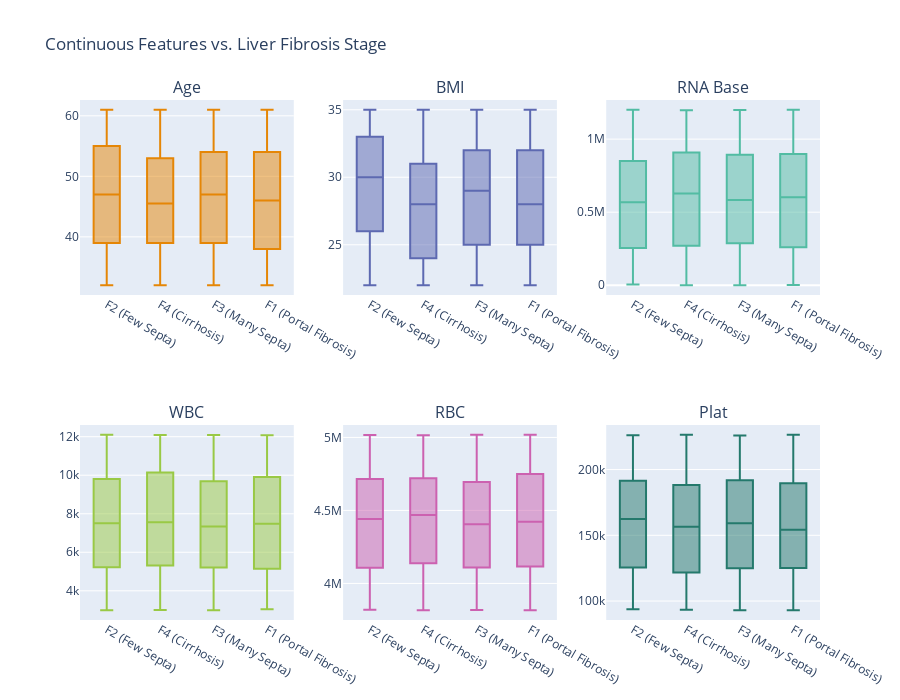

Source (notebook cell):
### Markdown cell above
### Symptom Prevalence

Each symptom is present in roughly half the patients (~700 out of 1385).
Because no single symptom stands out, they are likely **weak individual predictors**. They don't create clear subgroups within the data.

### Code cell
continuous_features = ['Age', 'BMI', 'RNA Base', 'WBC', 'RBC', 'Plat']

fig = make_subplots(
    rows=2, cols=3,
    subplot_titles=continuous_features
)

for i, feature in enumerate(continuous_features):
    row, col = (i // 3) + 1, (i % 3) + 1

    fig.add_trace(
        go.Box(
            y=df[feature], 
            x=df['Fibrosis_Stage_Label'], 
            name=feature,
            marker_color=px.colors.qualitative.Vivid[i]
        ),
        row=row, col=col
    )

fig.update_layout(
    title_text='Continuous Features vs. Liver Fibrosis Stage',
    showlegend=False, 
    height=700 
)

fig.show()

### Figure 1 — Plotly figure (JSON) as saved in the notebook; plotly's stock layout.template omitted (floating-point values rounded to 4 significant figures; data arrays with more than 128 entries replaced by an {"elided": "..."} marker saying what was removed)
{"data": [{"marker": {"color": "rgb(229, 134, 6)"}, "name": "Age", "type": "box", "x": {"elided": "1385 str values"}, "xaxis": "x", "y": {"elided": "1385 int values"}, "yaxis": "y"}, {"marker": {"color": "rgb(93, 105, 177)"}, "name": "BMI", "type": "box", "x": {"elided": "1385 str values"}, "xaxis": "x2", "y": {"elided": "1385 int values"}, "yaxis": "y2"}, {"marker": {"color": "rgb(82, 188, 163)"}, "name": "RNA Base", "type": "box", "x": {"elided": "1385 str values"}, "xaxis": "x3", "y": {"elided": "1385 int values"}, "yaxis": "y3"}, {"marker": {"color": "rgb(153, 201, 69)"}, "name": "WBC", "type": "box", "x": {"elided": "1385 str values"}, "xaxis": "x4", "y": {"elided": "1385 int values"}, "yaxis": "y4"}, {"marker": {"color": "rgb(204, 97, 176)"}, "name": "RBC", "type": "box", "x": {"elided": "1385 str values"}, "xaxis": "x5", "y": {"elided": "1385 float values"}, "yaxis": "y5"}, {"marker": {"color": "rgb(36, 121, 108)"}, "name": "Plat", "type": "box", "x": {"elided": "1385 str values"}, "xaxis": "x6", "y": {"elided": "1385 float values"}, "yaxis": "y6"}], "layout": {"annotations": [{"font": {"size": 16}, "showarrow": false, "text": "Age", "x": 0.1444, "xanchor": "center", "xref": "paper", "y": 1, "yanchor": "bottom", "yref": "paper"}, {"font": {"size": 16}, "showarrow": false, "text": "BMI", "x": 0.5, "xanchor": "center", "xref": "paper", "y": 1, "yanchor": "bottom", "yref": "paper"}, {"font": {"size": 16}, "showarrow": false, "text": "RNA Base", "x": 0.8556, "xanchor": "center", "xref": "paper", "y": 1, "yanchor": "bottom", "yref": "paper"}, {"font": {"size": 16}, "showarrow": false, "text": "WBC", "x": 0.1444, "xanchor": "center", "xref": "paper", "y": 0.375, "yanchor": "bottom", "yref": "paper"}, {"font": {"size": 16}, "showarrow": false, "text": "RBC", "x": 0.5, "xanchor": "center", "xref": "paper", "y": 0.375, "yanchor": "bottom", "yref": "paper"}, {"font": {"size": 16}, "showarrow": false, "text": "Plat", "x": 0.8556, "xanchor": "center", "xref": "paper", "y": 0.375, "yanchor": "bottom", "yref": "paper"}], "height": 700, "showlegend": false, "title": {"text": "Continuous Features vs. Liver Fibrosis Stage"}, "xaxis": {"anchor": "y", "domain": [0, 0.2889]}, "xaxis2": {"anchor": "y2", "domain": [0.3556, 0.6444]}, "xaxis3": {"anchor": "y3", "domain": [0.7111, 1]}, "xaxis4": {"anchor": "y4", "domain": [0, 0.2889]}, "xaxis5": {"anchor": "y5", "domain": [0.3556, 0.6444]}, "xaxis6": {"anchor": "y6", "domain": [0.7111, 1]}, "yaxis": {"anchor": "x", "domain": [0.625, 1]}, "yaxis2": {"anchor": "x2", "domain": [0.625, 1]}, "yaxis3": {"anchor": "x3", "domain": [0.625, 1]}, "yaxis4": {"anchor": "x4", "domain": [0, 0.375]}, "yaxis5": {"anchor": "x5", "domain": [0, 0.375]}, "yaxis6": {"anchor": "x6", "domain": [0, 0.375]}}}
